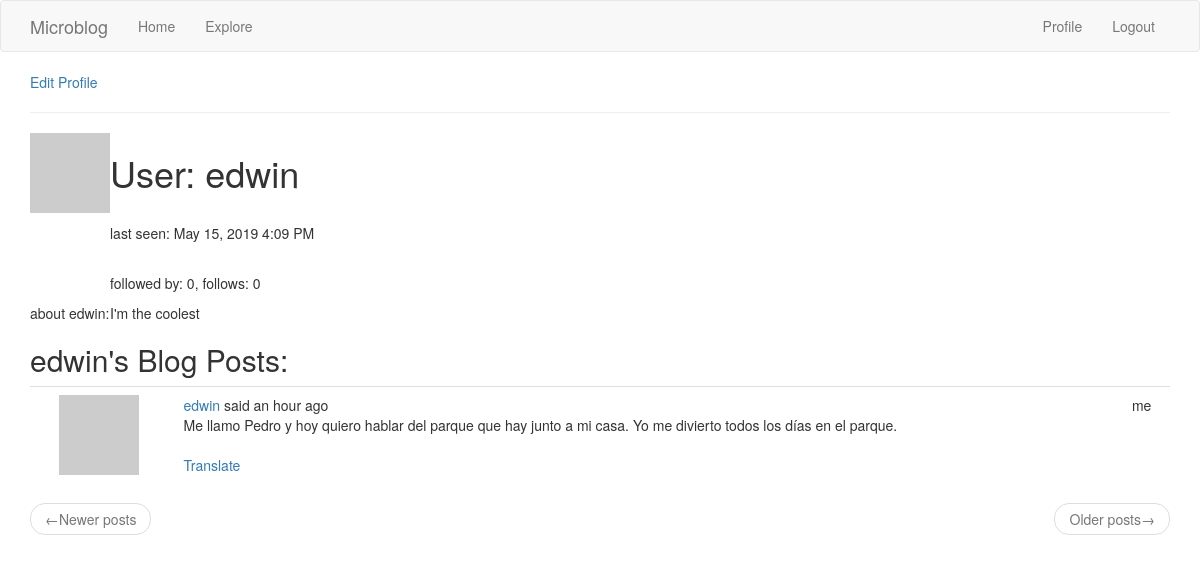
The page /user/edwin (signed in) on the database as committed earlier.
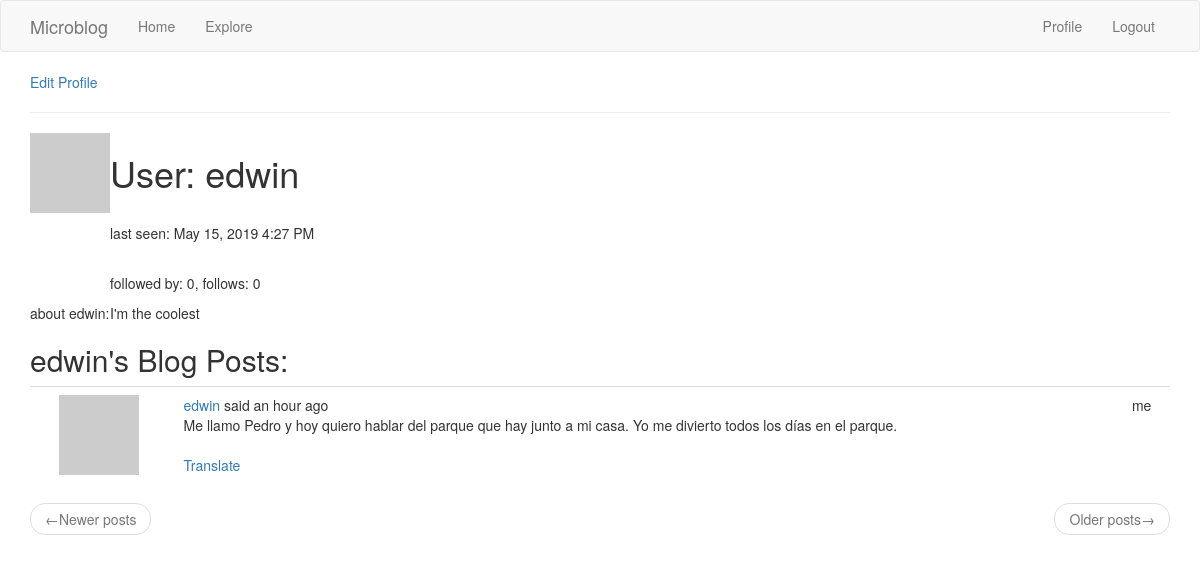
The same page on the database as committed later.
### microblog_app/models.py (models this page shows, shortened)
class User(UserMixin, db.Model): # UserMixin makes model compatible with flask-login
    id = db.Column(db.Integer, primary_key=True)  # flask login writes User.id to session
    username = db.Column(db.String(64), index=True, unique=True)
    email = db.Column(db.String(120), index=True, unique=True)
    password_hash = db.Column(db.String(128))
    posts = db.relationship('Post', backref='author', lazy='dynamic')
    about_me = db.Column(db.String(140))
    last_visited = db.Column(db.DateTime, default=datetime.utcnow())
    followed = db.relationship(
        'User', secondary=followers,
        primaryjoin=(followers.c.follower_id == id),
        secondaryjoin=(followers.c.followed_id == id),
        backref=db.backref('followers', lazy='dynamic'),
        lazy='dynamic'
    )
    def pull_avatar(self, size):
        digest = md5(self.email.lower().encode('utf-8')).hexdigest()
        return f"https://www.gravatar.com/avatar/{digest}?d=identicon&s={size}"
    def timestamp_on_request(self):  # time stamp to update last_visited in db upon request of any page
        self.last_visited = datetime.utcnow()
        db.session.commit()

class Post(db.Model):
    id = db.Column(db.Integer, primary_key=True)
    body = db.Column(db.String(140))
    timestamp = db.Column(db.DateTime, index=True, default=datetime.utcnow)  # passing a function
    user_id = db.Column(db.Integer, db.ForeignKey('user.id'))  # uses relationship
    language = db.Column(db.String(5))  # five chars for language identification

### microblog_app/routes.py (the view)
@app.route(URLRoute.user)
@login_required
def user(username):
    user = User.query.filter_by(username=username).first_or_404()  # returns either element or 404 response
    page = request.args.get('page', 1, type=int)
    posts = user.posts.order_by(Post.timestamp.desc()).paginate(
        page, app.config['POSTS_PER_PAGE'], False
    )
    next_page = url_for('explore', page=posts.next_num) if posts.has_next else None
    prev_page = url_for('explore', page=posts.prev_num) if posts.has_prev else None
    return render_template("user.html", title=_(f"{user.username}'s profile"), user=user, posts=posts.items,
                           next_page=next_page, prev_page=prev_page)

### microblog_app/models.py (called while the page is built)
@login.user_loader
def load_user(id):
    return User.query.get(int(id))

### microblog_app/routes.py (called while the page is built)
@app.before_request  # applies to all routes in the application
def before_request():
    if current_user.is_authenticated:
        current_user.timestamp_on_request()
    g.locale = str(get_locale())  # g is a static field that can hold data and is accessible between request points

### microblog_app/templates/user.html (shortened to what this page needs)
{% extends "base.html" %}
{% block app_content %}
{% if current_user == user %}
    <p><a href="{{ url_for('edit_profile') }}">{{ _('Edit Profile') }}</a></p>
{% elif current_user.is_following(user) %}
    <p><a href="{{ url_for('unfollow', username=user.username) }}">{{ _('unfollow') }}</a></p>
{% elif not current_user.is_following(user) %}
    <p><a href="{{ url_for('follow', username=user.username) }}">{{ _('follow') }}</a></p>
{% endif %}
<table>
    <tr valign="top">
        <td><img src="{{ user.pull_avatar(128) }}"></td>
        <td>
            <h1>User: {{ user.username }}</h1>
            <br>
            <p>last seen:
                {% if user.last_visited %}
                    {{ moment(user.last_visited).format('LLL') }}
                {% else %}
                    {{ _('no information') }}
                {% endif %}</p>
            <br>
            <p>
                {{ _('followed by') }}: {{ user.followers.count() }},
                {{ _('follows') }}: {{ user.followed.count()}}
            </p>
        </td>
    </tr>
    <tr>
        <td>
            {{ _('about') }} {{ user.username }}:
        </td>
        <td>
            {% if user.about_me %}
                {{ _(user.about_me) }}
            {% else %}
                {{ _('No information') }}
            {% endif %}
        </td>
    </tr>
    <hr>
</table>
<h2>{{ user.username }}'s {{ _('Blog Posts') }}:</h2>
{% include "_posts.html" %}
{% endblock %}

### microblog_app/templates/base.html (shortened to what this page needs)
{% extends 'bootstrap/base.html' %}
{% block navbar %}
    <nav class="navbar navbar-default">
        <div class="container">
            <div class="navbar-header">
                <a class="navbar-brand" href="{{ url_for('index') }}">Microblog</a>
            </div>
            <div class="collapse navbar-collapse" id="bs-example-navbar-collapse-1">
                <ul class="nav navbar-nav">
                    <li><a href="{{ url_for('index') }}">{{ _('Home') }}</a></li>
                    <li><a href="{{ url_for('explore') }}">{{ _('Explore') }}</a></li>
                </ul>
                <ul class="nav navbar-nav navbar-right">
                    {% if current_user.is_anonymous %}
                    <li><a href="{{ url_for('login') }}">{{ _('Login') }}</a></li>
                    {% else %}
                    <li><a href="{{ url_for('user', username=current_user.username) }}">{{ _('Profile') }}</a></li>
                    <li><a href="{{ url_for('logout') }}">{{ _('Logout') }}</a></li>
                    {% endif %}
                </ul>
            </div>
        </div>
    </nav>
{% endblock %}
{% block content %}
    <div class="container">
        {% block app_content %}{% endblock %}
    </div>
{% endblock %}

### microblog_app/templates/_posts.html (shortened to what this page needs)
{% if posts %}
    <table class="table table-hover">
    {% for post in posts %}
            <td valign="top">
                <td><img src="{{ post.author.pull_avatar(36) }}"></td>
                <td>
                    {{
                    _('%(username)s said %(when)s',
                    username=user_link,
                    when=moment(post.timestamp).fromNow())
                    }}
                    <br/>
                    <span id="post{{ post.id }}">
                        {{ _(post.body) }}
                    </span>
                    {% if post.language and post.language != g.locale %}
                    <br/><br/>
                    <span id="translation{{ post.id }}">
                        <a href="javascript:translate(
                                                        '#post{{ post.id }}',
                                                        '#translation{{ post.id }}',
                                                        '{{ post.language }}',
                                                        '{{ g.locale }}'
                                                    );">
                            {{ _('Translate') }}
                        </a>
                    </span>
                    {% endif %}
                </td>
                <td>
                {% if current_user.username == post.author.username %}
                    <p>{{ _('me') }}</p>
                {% elif current_user.is_following(post.author) %}
                    <a href="{{ url_for('unfollow', username=post.author.username) }}">{{ _('unfollow') }}</a>
                {% elif not current_user.is_following(post.author) %}
                    <a href="{{ url_for('follow', username=post.author.username) }}">{{ _('follow') }}</a>
                {% endif %}
                </td>
    {% endfor %}
    </table>
    <nav aria-label="...">
        <ul class="pager">
            <li class="previous {% if not prev_page %} disabled {% endif %}">
                <a href="{{ prev_page or '#' }}">
                    <span aria-hidden="true">&larr;</span>{{ _('Newer posts') }}
                </a>
            </li>
            <li class="next {% if not prev_page %} disabled {% endif %}">
                <a href="{{ next_page or '#' }}">
                    {{ _('Older posts') }}<span aria-hidden="true">&rarr;</span>
                </a>
            </li>
        </ul>
    </nav>
{% else %}
    <p>{{ _('No blog posts to show!') }}</p>
{% endif %}

Rows that differ between the two databases and show on the page:
changed User "edwin": last_visited "May 15, 2019 4:09 PM" → "May 15, 2019 4:27 PM"
